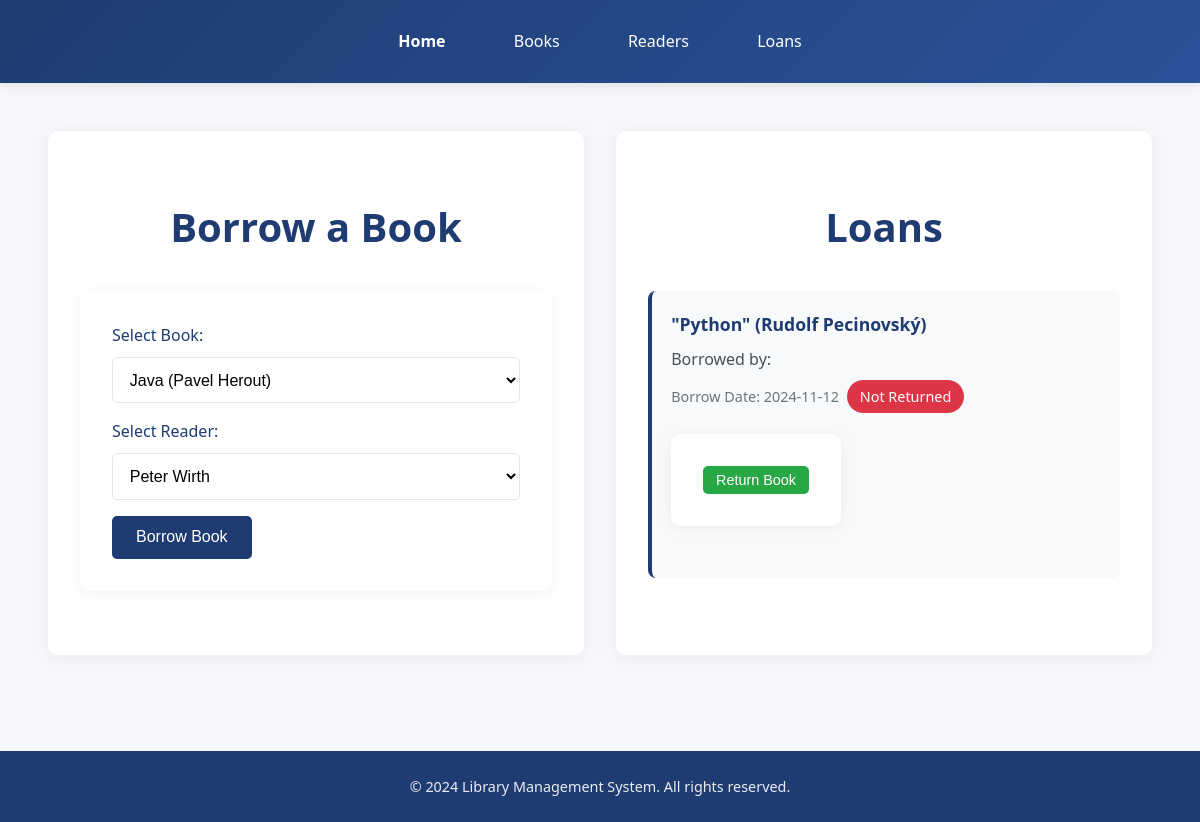
The app's page /loans, older data.
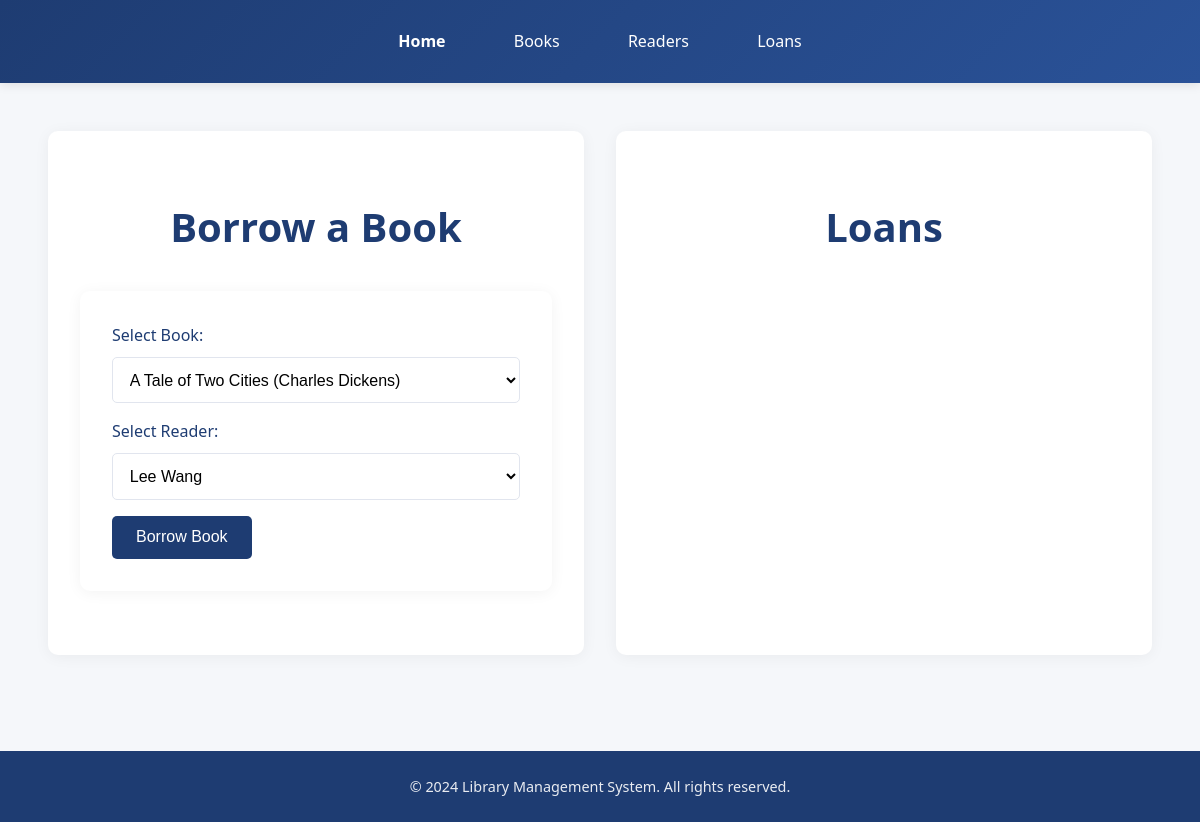
The same page, newer data.
### models.py (models this page shows)
class Loans(db.Model):
    id = db.Column(db.Integer, primary_key=True)
    borrow_date = db.Column(db.Date, nullable=False)
    return_date = db.Column(db.Date, nullable=True)
    books_id = db.Column(db.Integer, db.ForeignKey('books.id'), nullable=False)
    readers_id = db.Column(db.String, db.ForeignKey('readers.id_number'), nullable=False)
    books = db.relationship('Books', back_populates='loans')
    readers = db.relationship('Readers', back_populates='loans')

class Books(db.Model):
    id = db.Column(db.Integer, primary_key=True)
    title = db.Column(db.String(100), nullable=False)
    author = db.Column(db.String(100), nullable=False)
    is_borrowed = db.Column(db.Boolean, default=False)
    loans = db.relationship('Loans', back_populates='books', cascade="all, delete-orphan")

### main.py (the view, shortened to what this page needs)
@app.route('/loans', methods=['GET', 'POST'])
def loans_manage():
    loans = Loans.query.all()
    available_books = Books.query.filter_by(is_borrowed=False).all()
    readers = Readers.query.all()
    return render_template('loans.html', loans=loans, available_books=available_books, readers=readers)

### main.py (called while the page is built)
@app.context_processor
def inject_now():
    return {'now': datetime.now()}

### templates/loans.html (shortened to what this page needs)
{% extends 'base.html' %}
{% block content %}
<div class="grid-container">
    <div class="grid-item1">
        <h1>Borrow a Book</h1>
        <form method="POST" action="{{ url_for('loans_manage') }}">
            <label for="books_id">Select Book:</label>
            <select id="books_id" name="books_id" required>
                {% for book in available_books %}
                <option value="{{ book.id }}">{{ book.title }} ({{ book.author }})</option>
                {% endfor %}
            </select>
            <label for="readers_id">Select Reader:</label>
            <select id="readers_id" name="readers_id" required>
                {% for reader in readers %}
                <option value="{{ reader.id_number }}">{{ reader.first_name }} {{ reader.last_name }}</option>
                {% endfor %}
            </select>
            <button type="submit">Borrow Book</button>
        </form>
    </div>
    <div class="grid-item2">
        <h1>Loans</h1>
        <ul class="loans-list">
            {% for loan in loans %}
            <li>
                <div class="loan-book-title">
                    "{{ loan.books.title }}" ({{ loan.books.author }})
                </div>
                <div class="loan-reader">
                    Borrowed by: {{ loan.readers.first_name }} {{ loan.readers.last_name }}
                </div>
                <div class="loan-dates">
                    Borrow Date: {{ loan.borrow_date }}
                    {% if not loan.return_date %}
                        <span class="not-returned-status">Not Returned</span>
                    {% else %}
                        - <span class="returned-date">Returned on: {{ loan.return_date }}</span>
                    {% endif %}
                </div>
                <div class="loan-actions">
                    {% if not loan.return_date %}
                    <form method="POST" action="{{ url_for('book_return') }}" class="return-book-form">
                        <button type="submit" class="return-book-btn">Return Book</button>
                    </form>
                    {% else %}
                    <form method="POST" action="{{ url_for('delete_loan', loan_id=loan.id) }}" class="delete-loan-form">
                        <button type="submit" onclick="return confirm('Are you sure you want to delete this loan record?')" class="delete-btn">Delete Record</button>
                    </form>
                    {% endif %}
                </div>
            </li>
            {% endfor %}
        </ul>
    </div>
</div>
{% endblock %}

Row changes from the older to the newer data that the page shows:
removed Loans: books "Python", books.author "Rudolf Pecinovský", borrow_date "2024-11-12", shows "Not Returned"
Text that changed along with them:
form field books_id: "Java (Pavel Herout)" → "A Tale of Two Cities (Charles Dickens)"
form field readers_id: "Peter Wirth" → "Lee Wang"
